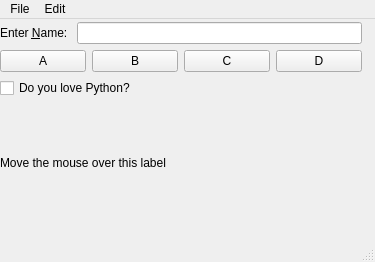
<?xml version="1.0" encoding="UTF-8"?>
<ui version="4.0">
 <class>Events</class>
 <widget class="QMainWindow" name="Events">
  <property name="geometry">
   <rect>
    <x>0</x>
    <y>0</y>
    <width>375</width>
    <height>262</height>
   </rect>
  </property>
  <property name="mouseTracking">
   <bool>false</bool>
  </property>
  <property name="windowTitle">
   <string>Events</string>
  </property>
  <widget class="QWidget" name="centralwidget">
   <widget class="QWidget" name="verticalLayoutWidget">
    <property name="geometry">
     <rect>
      <x>0</x>
      <y>3</y>
      <width>362</width>
      <height>200</height>
     </rect>
    </property>
    <layout class="QVBoxLayout" name="verticalLayout">
     <item>
      <layout class="QHBoxLayout" name="horizontalLayout">
       <item>
        <widget class="QLabel" name="labName">
         <property name="text">
          <string>Enter &amp;Name: </string>
         </property>
         <property name="buddy">
          <cstring>leName</cstring>
         </property>
        </widget>
       </item>
       <item>
        <widget class="QLineEdit" name="leName"/>
       </item>
      </layout>
     </item>
     <item>
      <layout class="QHBoxLayout" name="horizontalLayout_2">
       <item>
        <widget class="QPushButton" name="pb_A">
         <property name="text">
          <string>A</string>
         </property>
        </widget>
       </item>
       <item>
        <widget class="QPushButton" name="pb_B">
         <property name="text">
          <string>B</string>
         </property>
        </widget>
       </item>
       <item>
        <widget class="QPushButton" name="pb_C">
         <property name="text">
          <string>C</string>
         </property>
        </widget>
       </item>
       <item>
        <widget class="QPushButton" name="pb_D">
         <property name="text">
          <string>D</string>
         </property>
        </widget>
       </item>
      </layout>
     </item>
     <item>
      <widget class="QCheckBox" name="checkBox">
       <property name="text">
        <string>Do you love Python?</string>
       </property>
      </widget>
     </item>
     <item>
      <widget class="QLabel" name="label">
       <property name="minimumSize">
        <size>
         <width>100</width>
         <height>100</height>
        </size>
       </property>
       <property name="mouseTracking">
        <bool>true</bool>
       </property>
       <property name="text">
        <string>Move the mouse over this label</string>
       </property>
      </widget>
     </item>
    </layout>
   </widget>
  </widget>
  <widget class="QMenuBar" name="menubar">
   <property name="geometry">
    <rect>
     <x>0</x>
     <y>0</y>
     <width>375</width>
     <height>25</height>
    </rect>
   </property>
   <widget class="QMenu" name="menuFile">
    <property name="title">
     <string>File</string>
    </property>
    <addaction name="actionQuit"/>
   </widget>
   <widget class="QMenu" name="menuEdit">
    <property name="title">
     <string>Edit</string>
    </property>
    <addaction name="actionClear_name_field"/>
   </widget>
   <addaction name="menuFile"/>
   <addaction name="menuEdit"/>
  </widget>
  <widget class="QStatusBar" name="statusbar"/>
  <action name="actionQuit">
   <property name="text">
    <string>Quit</string>
   </property>
  </action>
  <action name="actionClear_name_field">
   <property name="text">
    <string>Clear name field</string>
   </property>
  </action>
 </widget>
 <resources/>
 <connections/>
</ui>
